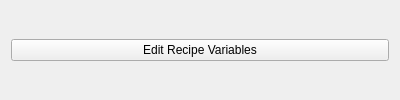
<?xml version="1.0" encoding="UTF-8"?>
<ui version="4.0">
 <class>Form</class>
 <widget class="QWidget" name="Form">
  <property name="geometry">
   <rect>
    <x>0</x>
    <y>0</y>
    <width>400</width>
    <height>100</height>
   </rect>
  </property>
  <layout class="QVBoxLayout" name="verticalLayout">
   <item>
    <widget class="QPushButton" name="ui_edit_variables">
     <property name="text">
      <string>Edit Recipe Variables</string>
     </property>
    </widget>
   </item>
  </layout>
 </widget>
</ui>
